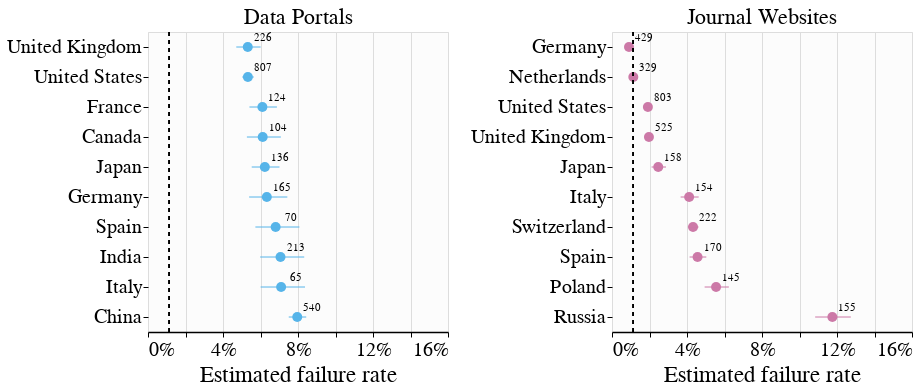

Write notebook code for a chart like this one.
### Code cell
base = alt.Chart(df_country_filtered).mark_circle(size=100, opacity=1).encode(
    alt.Y('country:N', title=None).sort(field="fail_rate_meta", op="max", order="ascending"),
    alt.X('fail_rate_meta:Q', title='Estimated failure rate').axis(format='.0%').scale(domain=[0, 0.15]),
    alt.Color('web_type:N').scale(range=list(COLORS.values()), domain=list(COLORS.keys())).legend(None),
    tooltip=[
        alt.Tooltip('web_type:N', title='Resource Category'),
        alt.Tooltip('country:N', title='Country'),
        alt.Tooltip('fail_rate_meta', format='.4f', title='Estimated Failure Rate'),
        alt.Tooltip('units', title='Size'),
    ]
    # alt.Size('units:Q')
    # alt.Column('web_type:N')
).properties(
    width=300,
    height=300
)

error = base.mark_errorbar(

).encode(
    alt.X('ci_95L:Q', title='Estimated failure rate'),
    alt.X2('ci_95U:Q')
)

text = base.mark_text(
    dx=15,
    dy=-9
).encode(
    alt.Text('units'),
    color=alt.value('black')
)

gov = base.mark_rule(
    color='black',
    size=1,
    strokeDash=[4, 4]
).encode(
    alt.Y(),
    alt.X(f'baseline:Q', title='Estimated failure rate'),
    alt.Size(),
    alt.YOffset(),
    color=alt.value('black')
).transform_calculate(
    baseline=f"{BASELINE}"
)

plot = (base + error + text + gov)

plot = (
    plot.transform_filter("datum.web_type == 'Data Portals'").properties(title='Data Portals') |
    plot.transform_filter("datum.web_type == 'Journal Websites'").properties(title='Journal Websites')
)

"""
Save for the manuscript figures and website plots
"""
plot.save(f'../data/{TIME_STAMP_FOLDER_NAME}/figures/country-estimated.png', scale_factor=8)
plot.save(f'../data/{TIME_STAMP_FOLDER_NAME}/website/country-estimated.json')

plot

### Figure 1 — Vega-Lite specification as saved in the notebook (floating-point values rounded to 4 significant figures)
{"config": {"title": {"dy": 1, "fontSize": 22, "fontWeight": 400, "align": "center", "anchor": "middle", "subtitleColor": "grey", "subtitleFontSize": 22}, "view": {"fill": "#FCFCFC"}, "header": {"titleFontSize": 23, "labelFontSize": 23, "labelFontWeight": 400}, "axis": {"titleFontSize": 23, "titleFontWeight": 400, "labelFontSize": 20, "labelFontWeight": 400, "labelLimit": 1000, "domainWidth": 1.5, "domainColor": "black", "tickColor": "black", "domain": false}, "axisX": {"domain": true}, "legend": {"titleFontSize": 23, "titleFontWeight": 400, "labelFontSize": 23, "labelLimit": 1000, "strokeColor": "#F4F6F7", "padding": 15}}, "hconcat": [{"layer": [{"mark": {"type": "circle", "opacity": 1, "size": 100}, "encoding": {"color": {"field": "web_type", "legend": null, "scale": {"range": ["#56B4E9", "#CC79A7", "#009E73"], "domain": ["Data Portals", "Journal Websites", "US Government Websites"]}, "type": "nominal"}, "tooltip": [{"field": "web_type", "title": "Resource Category", "type": "nominal"}, {"field": "country", "title": "Country", "type": "nominal"}, {"field": "fail_rate_meta", "format": ".4f", "title": "Estimated Failure Rate", "type": "quantitative"}, {"field": "units", "title": "Size", "type": "quantitative"}], "x": {"axis": {"format": ".0%"}, "field": "fail_rate_meta", "scale": {"domain": [0, 0.15]}, "title": "Estimated failure rate", "type": "quantitative"}, "y": {"field": "country", "sort": {"field": "fail_rate_meta", "op": "max", "order": "ascending"}, "title": null, "type": "nominal"}}}, {"mark": {"type": "errorbar"}, "encoding": {"color": {"field": "web_type", "legend": null, "scale": {"range": ["#56B4E9", "#CC79A7", "#009E73"], "domain": ["Data Portals", "Journal Websites", "US Government Websites"]}, "type": "nominal"}, "tooltip": [{"field": "web_type", "title": "Resource Category", "type": "nominal"}, {"field": "country", "title": "Country", "type": "nominal"}, {"field": "fail_rate_meta", "format": ".4f", "title": "Estimated Failure Rate", "type": "quantitative"}, {"field": "units", "title": "Size", "type": "quantitative"}], "x": {"field": "ci_95L", "title": "Estimated failure rate", "type": "quantitative"}, "x2": {"field": "ci_95U"}, "y": {"field": "country", "sort": {"field": "fail_rate_meta", "op": "max", "order": "ascending"}, "title": null, "type": "nominal"}}}, {"mark": {"type": "text", "dx": 15, "dy": -9}, "encoding": {"color": {"value": "black"}, "text": {"field": "units", "type": "quantitative"}, "tooltip": [{"field": "web_type", "title": "Resource Category", "type": "nominal"}, {"field": "country", "title": "Country", "type": "nominal"}, {"field": "fail_rate_meta", "format": ".4f", "title": "Estimated Failure Rate", "type": "quantitative"}, {"field": "units", "title": "Size", "type": "quantitative"}], "x": {"axis": {"format": ".0%"}, "field": "fail_rate_meta", "scale": {"domain": [0, 0.15]}, "title": "Estimated failure rate", "type": "quantitative"}, "y": {"field": "country", "sort": {"field": "fail_rate_meta", "op": "max", "order": "ascending"}, "title": null, "type": "nominal"}}}, {"mark": {"type": "rule", "color": "black", "size": 1, "strokeDash": [4, 4]}, "encoding": {"color": {"value": "black"}, "size": {}, "tooltip": [{"field": "web_type", "title": "Resource Category", "type": "nominal"}, {"field": "country", "title": "Country", "type": "nominal"}, {"field": "fail_rate_meta", "format": ".4f", "title": "Estimated Failure Rate", "type": "quantitative"}, {"field": "units", "title": "Size", "type": "quantitative"}], "x": {"field": "baseline", "title": "Estimated failure rate", "type": "quantitative"}, "y": {}, "yOffset": {}}, "transform": [{"calculate": "0.0113413638219681", "as": "baseline"}]}], "height": 300, "title": "Data Portals", "transform": [{"filter": "datum.web_type == 'Data Portals'"}], "width": 300}, {"layer": [{"mark": {"type": "circle", "opacity": 1, "size": 100}, "encoding": {"color": {"field": "web_type", "legend": null, "scale": {"range": ["#56B4E9", "#CC79A7", "#009E73"], "domain": ["Data Portals", "Journal Websites", "US Government Websites"]}, "type": "nominal"}, "tooltip": [{"field": "web_type", "title": "Resource Category", "type": "nominal"}, {"field": "country", "title": "Country", "type": "nominal"}, {"field": "fail_rate_meta", "format": ".4f", "title": "Estimated Failure Rate", "type": "quantitative"}, {"field": "units", "title": "Size", "type": "quantitative"}], "x": {"axis": {"format": ".0%"}, "field": "fail_rate_meta", "scale": {"domain": [0, 0.15]}, "title": "Estimated failure rate", "type": "quantitative"}, "y": {"field": "country", "sort": {"field": "fail_rate_meta", "op": "max", "order": "ascending"}, "title": null, "type": "nominal"}}}, {"mark": {"type": "errorbar"}, "encoding": {"color": {"field": "web_type", "legend": null, "scale": {"range": ["#56B4E9", "#CC79A7", "#009E73"], "domain": ["Data Portals", "Journal Websites", "US Government Websites"]}, "type": "nominal"}, "tooltip": [{"field": "web_type", "title": "Resource Category", "type": "nominal"}, {"field": "country", "title": "Country", "type": "nominal"}, {"field": "fail_rate_meta", "format": ".4f", "title": "Estimated Failure Rate", "type": "quantitative"}, {"field": "units", "title": "Size", "type": "quantitative"}], "x": {"field": "ci_95L", "title": "Estimated failure rate", "type": "quantitative"}, "x2": {"field": "ci_95U"}, "y": {"field": "country", "sort": {"field": "fail_rate_meta", "op": "max", "order": "ascending"}, "title": null, "type": "nominal"}}}, {"mark": {"type": "text", "dx": 15, "dy": -9}, "encoding": {"color": {"value": "black"}, "text": {"field": "units", "type": "quantitative"}, "tooltip": [{"field": "web_type", "title": "Resource Category", "type": "nominal"}, {"field": "country", "title": "Country", "type": "nominal"}, {"field": "fail_rate_meta", "format": ".4f", "title": "Estimated Failure Rate", "type": "quantitative"}, {"field": "units", "title": "Size", "type": "quantitative"}], "x": {"axis": {"format": ".0%"}, "field": "fail_rate_meta", "scale": {"domain": [0, 0.15]}, "title": "Estimated failure rate", "type": "quantitative"}, "y": {"field": "country", "sort": {"field": "fail_rate_meta", "op": "max", "order": "ascending"}, "title": null, "type": "nominal"}}}, {"mark": {"type": "rule", "color": "black", "size": 1, "strokeDash": [4, 4]}, "encoding": {"color": {"value": "black"}, "size": {}, "tooltip": [{"field": "web_type", "title": "Resource Category", "type": "nominal"}, {"field": "country", "title": "Country", "type": "nominal"}, {"field": "fail_rate_meta", "format": ".4f", "title": "Estimated Failure Rate", "type": "quantitative"}, {"field": "units", "title": "Size", "type": "quantitative"}], "x": {"field": "baseline", "title": "Estimated failure rate", "type": "quantitative"}, "y": {}, "yOffset": {}}, "transform": [{"calculate": "0.0113413638219681", "as": "baseline"}]}], "height": 300, "title": "Journal Websites", "transform": [{"filter": "datum.web_type == 'Journal Websites'"}], "width": 300}], "data": {"name": "data-9b5d7bfd76187783a7cfd4895b2317dd"}, "$schema": "https://vega.github.io/schema/vega-lite/v5.15.1.json", "datasets": {"data-9b5d7bfd76187783a7cfd4895b2317dd": [{"web_type": "Journal Websites", "continent": NaN, "country": "Germany", "publisher": "ALL", "fail_rate_meta": 0.009056, "se": 0.05544, "ci_95L": 0.008131, "ci_95U": 0.01009, "total_violations": 7252, "total_checks": 441721, "units": 429}, {"web_type": "Journal Websites", "continent": NaN, "country": "Italy", "publisher": "ALL", "fail_rate_meta": 0.04114, "se": 0.06215, "ci_95L": 0.0366, "ci_95U": 0.04623, "total_violations": 5775, "total_checks": 119757, "units": 154}, {"web_type": "Journal Websites", "continent": NaN, "country": "Japan", "publisher": "ALL", "fail_rate_meta": 0.02466, "se": 0.08133, "ci_95L": 0.0211, "ci_95U": 0.0288, "total_violations": 3090, "total_checks": 107444, "units": 158}, {"web_type": "Journal Websites", "continent": NaN, "country": "Netherlands", "publisher": "ALL", "fail_rate_meta": 0.01138, "se": 0.06659, "ci_95L": 0.009999, "ci_95U": 0.01294, "total_violations": 4675, "total_checks": 260403, "units": 329}, {"web_type": "Journal Websites", "continent": NaN, "country": "Poland", "publisher": "ALL", "fail_rate_meta": 0.05551, "se": 0.06285, "ci_95L": 0.0494, "ci_95U": 0.06234, "total_violations": 8009, "total_checks": 130641, "units": 145}, {"web_type": "Journal Websites", "continent": NaN, "country": "Russia", "publisher": "ALL", "fail_rate_meta": 0.1175, "se": 0.04678, "ci_95L": 0.1083, "ci_95U": 0.1274, "total_violations": 22805, "total_checks": 145755, "units": 155}, {"web_type": "Journal Websites", "continent": NaN, "country": "Spain", "publisher": "ALL", "fail_rate_meta": 0.04563, "se": 0.05233, "ci_95L": 0.04137, "ci_95U": 0.05031, "total_violations": 6868, "total_checks": 118123, "units": 170}, {"web_type": "Journal Websites", "continent": NaN, "country": "Switzerland", "publisher": "ALL", "fail_rate_meta": 0.04322, "se": 0.03501, "ci_95L": 0.04047, "ci_95U": 0.04615, "total_violations": 24735, "total_checks": 375047, "units": 222}, {"web_type": "Journal Websites", "continent": NaN, "country": "United Kingdom", "publisher": "ALL", "fail_rate_meta": 0.0197, "se": 0.04525, "ci_95L": 0.01806, "ci_95U": 0.02149, "total_violations": 18787, "total_checks": 758441, "units": 525}, {"web_type": "Journal Websites", "continent": NaN, "country": "United States", "publisher": "ALL", "fail_rate_meta": 0.01915, "se": 0.03789, "ci_95L": 0.0178, "ci_95U": 0.02059, "total_violations": 21975, "total_checks": 747017, "units": 803}, {"web_type": "Data Portals", "continent": NaN, "country": "Canada", "publisher": null, "fail_rate_meta": 0.06117, "se": 0.08024, "ci_95L": 0.05274, "ci_95U": 0.07085, "total_violations": 5128, "total_checks": 127260, "units": 104}, {"web_type": "Data Portals", "continent": NaN, "country": "China", "publisher": null, "fail_rate_meta": 0.0796, "se": 0.03251, "ci_95L": 0.07505, "ci_95U": 0.08439, "total_violations": 16513, "total_checks": 239984, "units": 540}, {"web_type": "Data Portals", "continent": NaN, "country": "France", "publisher": null, "fail_rate_meta": 0.06102, "se": 0.0652, "ci_95L": 0.05409, "ci_95U": 0.06876, "total_violations": 7235, "total_checks": 97618, "units": 124}, {"web_type": "Data Portals", "continent": NaN, "country": "Germany", "publisher": null, "fail_rate_meta": 0.06337, "se": 0.08736, "ci_95L": 0.05394, "ci_95U": 0.07432, "total_violations": 5424, "total_checks": 234355, "units": 165}, {"web_type": "Data Portals", "continent": NaN, "country": "India", "publisher": null, "fail_rate_meta": 0.07067, "se": 0.09101, "ci_95L": 0.05982, "ci_95U": 0.08332, "total_violations": 9237, "total_checks": 93726, "units": 213}, {"web_type": "Data Portals", "continent": NaN, "country": "Italy", "publisher": null, "fail_rate_meta": 0.071, "se": 0.09133, "ci_95L": 0.06006, "ci_95U": 0.08375, "total_violations": 2000, "total_checks": 31387, "units": 65}, {"web_type": "Data Portals", "continent": NaN, "country": "Japan", "publisher": null, "fail_rate_meta": 0.06231, "se": 0.06457, "ci_95L": 0.05532, "ci_95U": 0.07013, "total_violations": 4015, "total_checks": 65069, "units": 136}, {"web_type": "Data Portals", "continent": NaN, "country": "Spain", "publisher": null, "fail_rate_meta": 0.06807, "se": 0.09408, "ci_95L": 0.05727, "ci_95U": 0.08075, "total_violations": 1947, "total_checks": 33170, "units": 70}, {"web_type": "Data Portals", "continent": NaN, "country": "United Kingdom", "publisher": null, "fail_rate_meta": 0.0532, "se": 0.06556, "ci_95L": 0.04709, "ci_95U": 0.06006, "total_violations": 7217, "total_checks": 154615, "units": 226}, {"web_type": "Data Portals", "continent": NaN, "country": "United States", "publisher": null, "fail_rate_meta": 0.05327, "se": 0.03119, "ci_95L": 0.05027, "ci_95U": 0.05644, "total_violations": 38752, "total_checks": 807287, "units": 807}]}}
